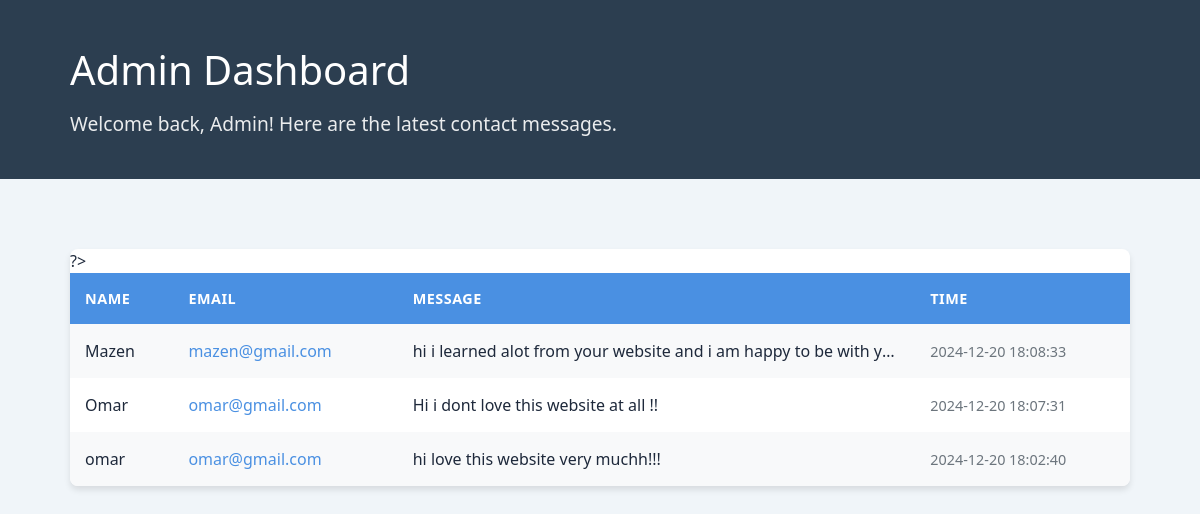
/Views/messages.php (signed in), run on the app's committed database.
### tables this page shows
CREATE TABLE `contactus` (
  `id` int(11) NOT NULL,
  `name` varchar(100) NOT NULL,
  `username` varchar(100) NOT NULL,
  `message` text NOT NULL,
  `created_at` timestamp NOT NULL DEFAULT current_timestamp()
);

### Controllers/AdminController.php (called while the page is built, shortened)
<?php
class AdminController extends Controller{
    public function getAllMessages() {
        try {
            $db = new PDO("mysql:host=localhost; dbname=medical", "root", "");
            $query = "SELECT name, username as email, message, created_at FROM contactus ORDER BY created_at DESC";
            $stmt = $db->prepare($query);
            $stmt->execute();
            $messages = array();
            while ($row = $stmt->fetch(PDO::FETCH_ASSOC)) {
                $messages[] = array(
                    'name' => $row['name'],
                    'email' => $row['email'],
                    'message' => $row['message'],
                    'created_at' => $row['created_at']
                );
            }
            return $messages;
        } catch (Exception $e) {
            error_log("Error retrieving messages: " . $e->getMessage());
            return false;
        }
    }
}
?>

### Views/messages.php (the view, shortened to what this page needs)
<!DOCTYPE html>
<html lang="en">
<head>
    <link rel="stylesheet" href="https://cdn.jsdelivr.net/npm/@tabler/icons-webfont@2.44.0/tabler-icons.min.css">
    <link rel="stylesheet" href="/Medira/Media/css/theme.css"" />
</head>
<body class=" bg-surface">
<header class="header">
        <div class="container">
            <h1>Admin Dashboard</h1>
            <p class="welcome-message">Welcome back, Admin! Here are the latest contact messages.</p>
        </div>
    </header>
    <main>
        <div id="main-wrapper" class=" flex p-5 xl:pr-0 min-h-screen">
    <div class="container">
        <div class="messages-table">
            <table>
                <thead>
                    <tr>
                        <th>Name</th>
                        <th>Email</th>
                        <th>Message</th>
                        <th>Time</th>
                    </tr>
                </thead>
                <tbody>
                    <?php
                    require_once '../Controllers/AdminController.php';
                    $model = new AdminController();
                    $messages = $model->getAllMessages();
                    if ($messages) {
                        foreach ($messages as $message) {
                            echo "<tr>";
                            echo "<td>" . htmlspecialchars($message['name']) . "</td>";
                            echo "<td><a href='mailto:" . htmlspecialchars($message['email']) . "' class='email'>" . htmlspecialchars($message['email']) . "</a></td>";
                            echo "<td class='message-cell'>" . htmlspecialchars($message['message']) . "</td>";
                            echo "<td class='timestamp'>" . htmlspecialchars($message['created_at']) . "</td>";
                            echo "</tr>";
                        }
                    } else {
                        echo "<tr><td colspan='4'>No messages found.</td></tr>";
                    }
                    ?>
                </tbody>
            </table>
        </div>
    </div>
</body>
</html>

### Media/css/theme.css (style rules this page uses)
*,::after,::before { box-sizing:border-box;border-width:0;border-style:solid;border-color:#e7ecf0 }
::after,::before { --tw-content:'' }
:host,html { line-height:1.5;-webkit-text-size-adjust:100%;-moz-tab-size:4;-o-tab-size:4;tab-size:4;font-family:Plus Jakarta Sans,sans-serif;font-feature-settings:normal;font-variation-settings:normal;-webkit-tap-highlight-color:transparent }
body { margin:0;line-height:inherit }
h1,h2,h3,h4,h5,h6 { font-size:inherit;font-weight:inherit }
a { color:inherit;text-decoration:inherit }
table { text-indent:0;border-color:inherit;border-collapse:collapse }
blockquote,dd,dl,figure,h1,h2,h3,h4,h5,h6,hr,p,pre { margin:0 }
*,::after,::before { --tw-border-spacing-x:0;--tw-border-spacing-y:0;--tw-translate-x:0;--tw-translate-y:0;--tw-rotate:0;--tw-skew-x:0;--tw-skew-y:0;--tw-scale-x:1;--tw-scale-y:1;--tw-scroll-snap-strictness:proximity;--tw-ring-offset-width:0px;--tw-ring-offset-color:#fff;--tw-ring-color:rgb(229 243 251 / 0.5);--tw-ring-offset-shadow:0 0 #0000;--tw-ring-shadow:0 0 #0000;--tw-shadow:0 0 #0000;--tw-shadow-colored:0 0 #0000 }
.container { width:100%;margin-right:auto;margin-left:auto;padding-right:20px;padding-left:20px }
@media (min-width:640px) { .container { max-width:640px } }
@media (min-width:768px) { .container { max-width:768px } }
@media (min-width:1024px) { .container { max-width:1024px } }
.container { max-width:80rem }
.flex { display:flex }
.min-h-screen { min-height:100vh }
.bg-surface { --tw-bg-opacity:1;background-color:rgb(240 245 249 / var(--tw-bg-opacity)) }
.p-5 { padding:1.25rem }

### Views/messages.php (style rules this page uses)
:root { --primary: #2563eb; --secondary: #64748b; --success: #22c55e; --danger: #ef4444; --warning: #f59e0b; --background: #f8fafc; --surface: #ffffff; }
* { margin: 0; padding: 0; box-sizing: border-box; }
body { font-family: 'Segoe UI', system-ui, sans-serif; background: var(--background); color: #1e293b; line-height: 1.5; }
.header { display: flex; justify-content: space-between; align-items: center; margin-bottom: 2rem; }
:root { --primary-color: #4a90e2; --secondary-color: #f5a623; --background-color: #f0f4f8; --text-color: #333; --header-color: #2c3e50; }
.container { max-width: 1100px; margin: 0 auto; padding: 20px; }
.header { background-color: var(--header-color); color: white; padding: 20px 0; margin-bottom: 30px; }
.header h1 { font-size: 2.5rem; margin-bottom: 10px; }
.welcome-message { font-size: 1.2rem; opacity: 0.9; }
.messages-table { background: white; border-radius: 8px; box-shadow: 0 4px 6px rgba(0, 0, 0, 0.1); overflow: hidden; }
table { width: 100%; border-collapse: collapse; }
thead { background-color: var(--primary-color); color: white; }
th, td { padding: 15px; text-align: left; }
th { font-weight: 600; text-transform: uppercase; font-size: 0.9rem; letter-spacing: 0.5px; }
tbody tr:nth-child(even) { background-color: #f8f9fa; }
.message-cell { max-width: 400px; overflow: hidden; text-overflow: ellipsis; white-space: nowrap; }
.timestamp { color: #6c757d; font-size: 0.9em; }
.email { color: var(--primary-color); text-decoration: none; }

### data on the page
contactus: name "Mazen", username "mazen@gmail.com", message "hi i learned alot from your website and i am happy to be with y…", created_at "2024-12-20 18:08:33"
contactus: name "Omar", username "omar@gmail.com", message "Hi i dont love this website at all !!", created_at "2024-12-20 18:07:31"
contactus: name "omar", username "omar@gmail.com", message "hi love this website very muchh!!!", created_at "2024-12-20 18:02:40"
